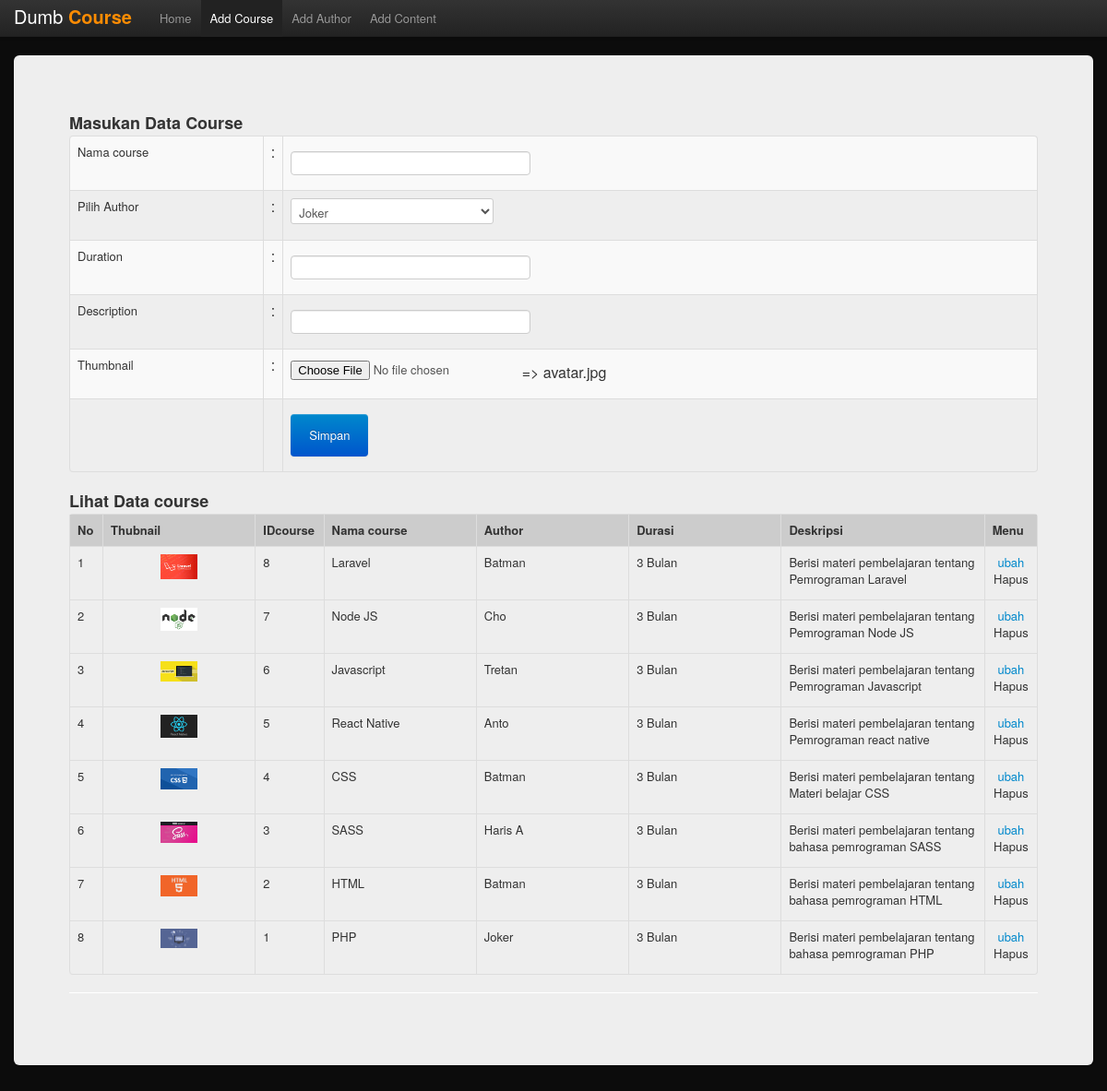
The app's page /4b/index.php?mnu=course with its own data.
### tables this page shows
CREATE TABLE `course` (
  `id` int(11) NOT NULL,
  `name` varchar(30) NOT NULL,
  `thumbnail` text NOT NULL,
  `id_author` varchar(15) NOT NULL,
  `duration` varchar(20) NOT NULL,
  `description` text NOT NULL
);

CREATE TABLE `author` (
  `id` int(11) NOT NULL,
  `name` varchar(30) NOT NULL
);

### 4b/koneksi.php (called while the page is built, shortened)
<?php
$tbcourse="course";
$tbauthor="author";
$YPATH="gambar";
?>
<?php
function getJum($conn,$sql){
  $rs=$conn->query($sql);
  $jum= $rs->num_rows;
	return $jum;
}
function getField($conn,$sql){
	$rs=$conn->query($sql);
	$rs->data_seek(0);
	$d= $rs->fetch_assoc();
	return $d;
}
function getData($conn,$sql){
	$rs=$conn->query($sql);
	$rs->data_seek(0);
	$arr = $rs->fetch_all(MYSQLI_ASSOC);
	return $arr;
}

### 4b/course.php (the view, shortened to what this page needs)
<?php
$thumbnail0="avatar.jpg";
?>
<div class="hero-unit">
  <h3>Masukan Data Course</h3>
<form action="" method="post" enctype="multipart/form-data">
<table class="table table-striped table-bordered table-hover">
<tr>
<td width="20%"><label for="name">Nama course</label>
<td width="1%">:<td width="349"><input required name="name" class="span3"  type="text" id="name" value="<?php echo $name;?>" size="25" />
</td>
</tr>
<tr>
<td height="24"><label for="id_author">Pilih Author</label>
<td>:<td>
<select class="form-control" name="id_author">
<?php
  $sql="select * from `$tbauthor`";
	$arr=getData($conn,$sql);
		foreach($arr as $d) {
				$id_author0=$d["id"];
				$nama_author=$d["name"];
	echo "<option value='$id_author0'"; if($id_author0==$id_author){echo"selected";} echo">$nama_author</option>";
				}
				?>
</select>
</td>
</tr>
<tr>
<td><label for="duration">Duration</label>
<td>:<td colspan="2">
<input name="duration" required type="text" class="span3"  id="duration" value="<?php echo $duration;?>" size="20" />
</td></tr>
<tr>
<td height="24"><label for="description">Description</label>
<td>:<td><input name="description" class="span3"  required type="text" id="description" value="<?php echo $description;?>" size="20" />
</td>
</tr>
<tr>
  <td height="24"><label for="description">Thumbnail</label>
    <td>:<td colspan="2">
        <input  name="thumbnail" type="file" id="thumbnail" size="20" />
      => <?php echo $thumbnail0;?></td>
</tr>
<tr>
<td>
<td>
<td colspan="2"><input name="Simpan" type="submit" class="btn btn-primary" id="Simpan" value="Simpan" class="btn btn-primary"/>
</td></tr>
</table>
</form>
<h3>Lihat Data course </h3>
<table class="table table-bordered table-hover" style="font-size:13px">
  <tr bgcolor="#cccccc">
    <th width="3%">No</td>
    <th width="15%">Thubnail</td>
	<th width="3%">IDcourse</td>
    <th width="15%">Nama course</td>
    <th width="15%">Author</td>
    <th width="15%">Durasi</td>
    <th width="20%">Deskripsi</td>
    <th width="5%">Menu</td>
</tr>
  </div>
<?php
  $sql="select * from `$tbcourse` order by `id` desc";
  $jum=getJum($conn,$sql);
		if($jum > 0){
$no=1;
			$arr=getData($conn,$sql);
			foreach($arr as $d) {
				$id=$d["id"];
				$name=$d["name"];
				$thumbnail=$d["thumbnail"];
				$id_author=$d["id_author"];
				$sql2="select * from `$tbauthor` where `id`='$id_author'";
				$d2=getField($conn,$sql2);
				$nama_author=$d2["name"];
				$duration=$d["duration"];
				$description=$d["description"];
echo"<tr bgcolor='$color'>
				<td>$no</td>
				<td><div align='center'><a href='#' onclick='buka(\"pengujian/zoom.php?id=$id_pengujian\")'>
				<img src='$YPATH/$thumbnail' width='40' height='40' /></a></div>
				</td>
				<td>$id</td>
				<td>$name</td>
				<td>$nama_author</td>
				<td>$duration</td>
				<td>$description</td>
				<td><div align='center'>
<a href='?mnu=course&pro=ubah&kode=$id'>ubah</a>
<a href='?mnu=course&pro=hapus&kode=$id'><label alt='hapus'
onClick='return confirm(\"Apakah Anda benar-benar akan menghapus $name pada data course ?..\")'>Hapus</label></a></div></td>
				</tr>";
			$no++;
			}
		}
		else{echo"<tr><td colspan='6'><blink>Maaf, Data user belum tersedia...</blink></td></tr>";}
?>

### 4b/index.php (style rules this page uses)
input[type=text], select { width: 100%; padding: 12px 20px; margin: 8px 0; display: inline-block; border: 1px solid #ccc; border-radius: 4px; box-sizing: border-box; }
input[type=submit] { width: 100%; background-color: #4CAF50; color: white; padding: 14px 20px; margin: 8px 0; border: none; border-radius: 4px; cursor: pointer; }
body { padding-top: 60px; padding-bottom: 40px; }

### records on screen
course: thumbnail (picture), id "8", name "Laravel", id_author.name "Batman", duration "3 Bulan", description "Berisi materi pembelajaran tentang Pemrograman Laravel"
course: thumbnail (picture), id "7", name "Node JS", id_author.name "Cho", duration "3 Bulan", description "Berisi materi pembelajaran tentang Pemrograman Node JS"
course: thumbnail (picture), id "6", name "Javascript", id_author.name "Tretan", duration "3 Bulan", description "Berisi materi pembelajaran tentang Pemrograman Javascript"
course: thumbnail (picture), id "5", name "React Native", id_author.name "Anto", duration "3 Bulan", description "Berisi materi pembelajaran tentang Pemrograman react native"
course: thumbnail (picture), id "4", name "CSS", id_author.name "Batman", duration "3 Bulan", description "Berisi materi pembelajaran tentang Materi belajar CSS"
course: thumbnail (picture), id "3", name "SASS", id_author.name "Haris A", duration "3 Bulan", description "Berisi materi pembelajaran tentang bahasa pemrograman SASS"
course: thumbnail (picture), id "2", name "HTML", id_author.name "Batman", duration "3 Bulan", description "Berisi materi pembelajaran tentang bahasa pemrograman HTML"
course: thumbnail (picture), id "1", name "PHP", id_author.name "Joker", duration "3 Bulan", description "Berisi materi pembelajaran tentang bahasa pemrograman PHP"

### other values on screen
$thumbnail0 "avatar.jpg"
form field id_author "Joker"
